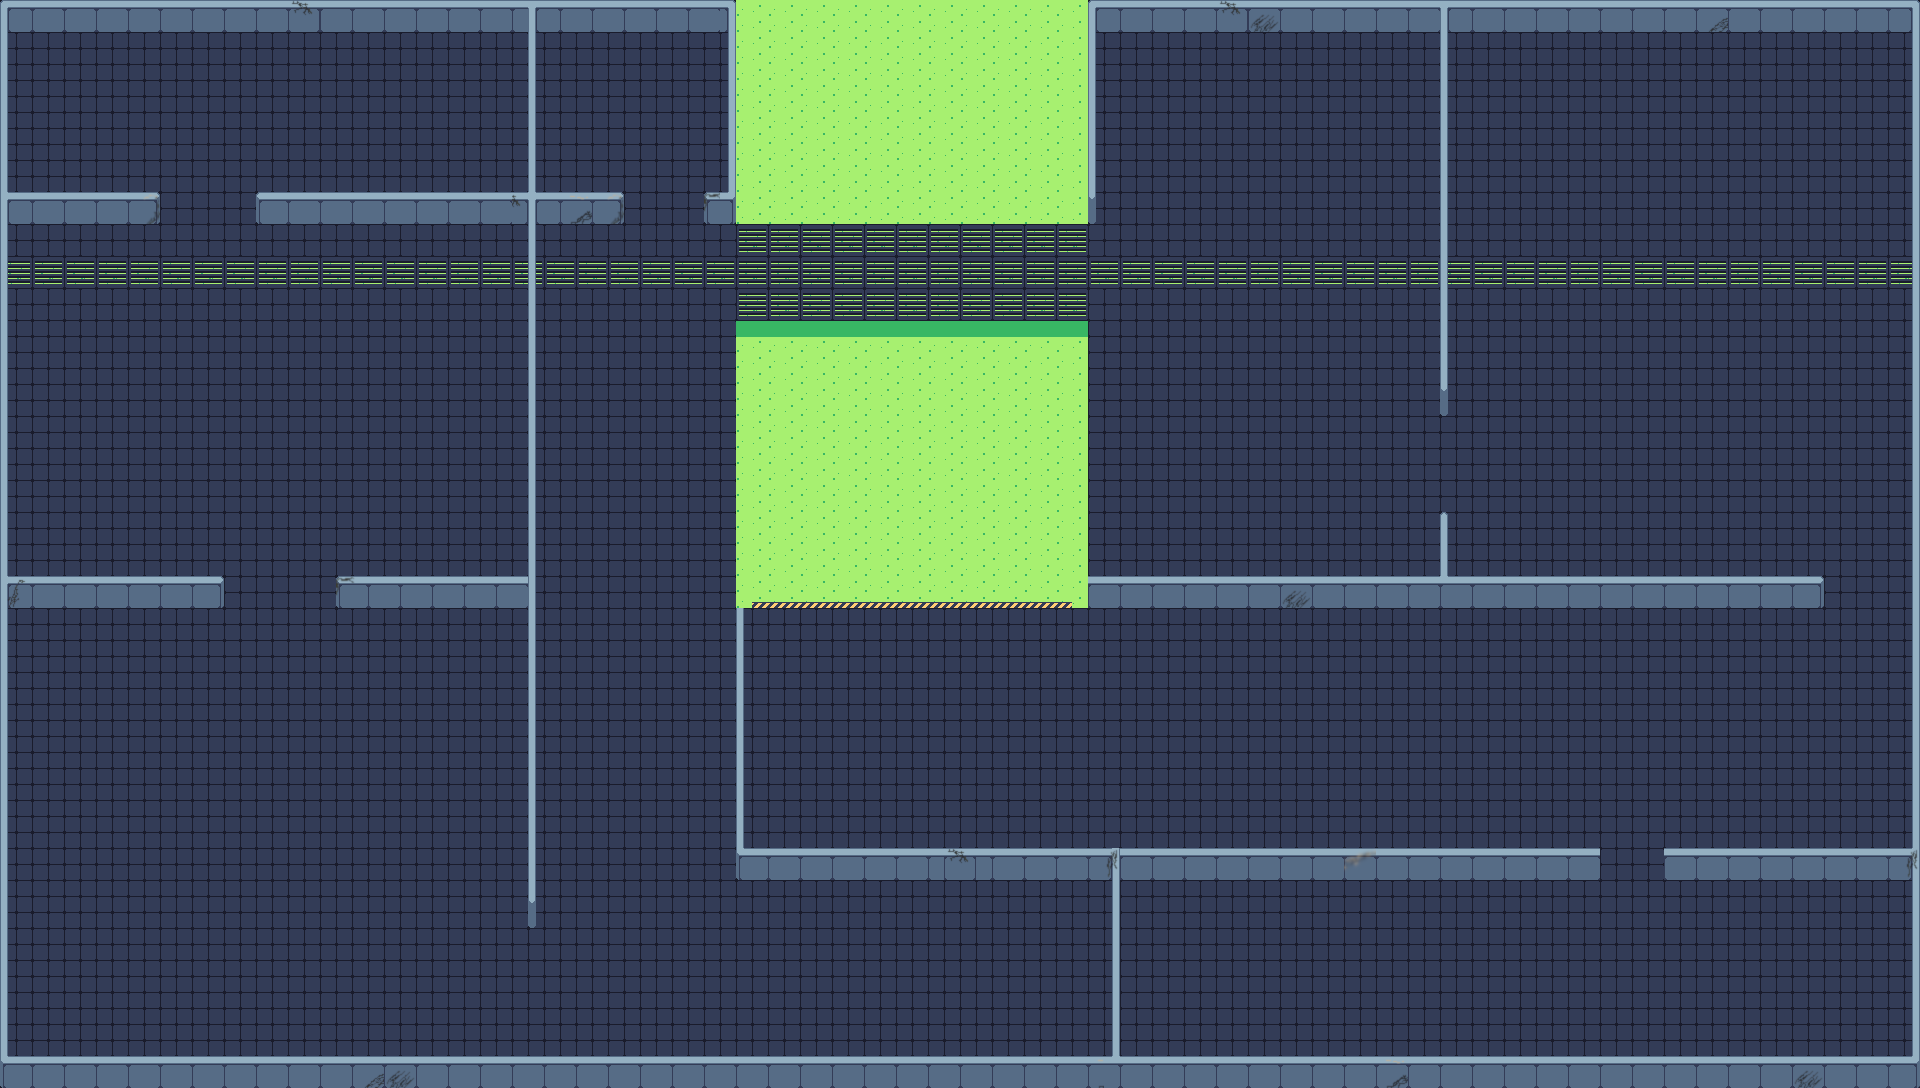

Rendered tile map (Tiled .tmx) drawn with the repository's tilesets; below, a short description and the map source with its tile grids summarised:
An orthogonal 120x68 tile map with 16x16 px tiles, 2 tile layers (1Floor, 2Block) and 21 objects.

<map version="1.8" tiledversion="1.8.2" orientation="orthogonal" renderorder="right-down" width="120" height="68" tilewidth="16" tileheight="16" infinite="0" nextlayerid="5" nextobjectid="25">
 <tileset firstgid="1" source="map1.tsx" />
 <layer id="1" name="1Floor" width="120" height="68">
  <data>[8160 cells, 8160 non-empty, 40 distinct tile ids]</data>
 </layer>
 <layer id="2" name="2Block" width="120" height="68">
  <data>[8160 cells, 1063 non-empty, 97 distinct tile ids]</data>
 </layer>
 <objectgroup id="3" name="Col1">
  <object id="3" x="720" y="0" width="376.25" height="217.333" />
  <object id="4" x="736" y="311.667" width="352" height="292.333" />
  <object id="5" x="0" y="0" width="720" height="24" />
  <object id="6" x="0.545455" y="17.8182" width="8" height="1068" />
  <object id="7" x="3.5" y="194.5" width="156.5" height="23" />
  <object id="8" x="256" y="195" width="368" height="21.5" />
  <object id="9" x="704.5" y="195" width="31.5" height="21.6667" />
  <object id="10" x="528" y="21.6667" width="8.33333" height="906.333" />
  <object id="12" x="336.333" y="579.75" width="195.667" height="21" />
  <object id="13" x="6" y="579.75" width="218" height="22" />
  <object id="14" x="736" y="596.25" width="7.75" height="275.75" />
  <object id="15" x="743.091" y="852" width="863.909" height="20" />
  <object id="16" x="1112.67" y="859.333" width="7.33333" height="200.667" />
  <object id="17" x="4.33333" y="1059" width="1915.67" height="29" />
  <object id="18" x="1656.75" y="852.25" width="263.25" height="19.75" />
  <object id="19" x="1912.33" y="0" width="7.66667" height="1088" />
  <object id="20" x="1093.33" y="0" width="826.667" height="23.75" />
  <object id="21" x="1440.83" y="21.25" width="8.5" height="394.75" />
  <object id="22" x="1440" y="512" width="8.66667" height="74" />
  <object id="23" x="1088" y="580" width="736" height="22" />
 </objectgroup>
 <objectgroup id="4" name="Col2">
  <object id="24" x="1598.75" y="852.375" width="64.5" height="19.625">
   <properties>
    <property name="CentX" type="float" value="1632" />
    <property name="CentY" type="float" value="865" />
   </properties>
  </object>
 </objectgroup>
</map>